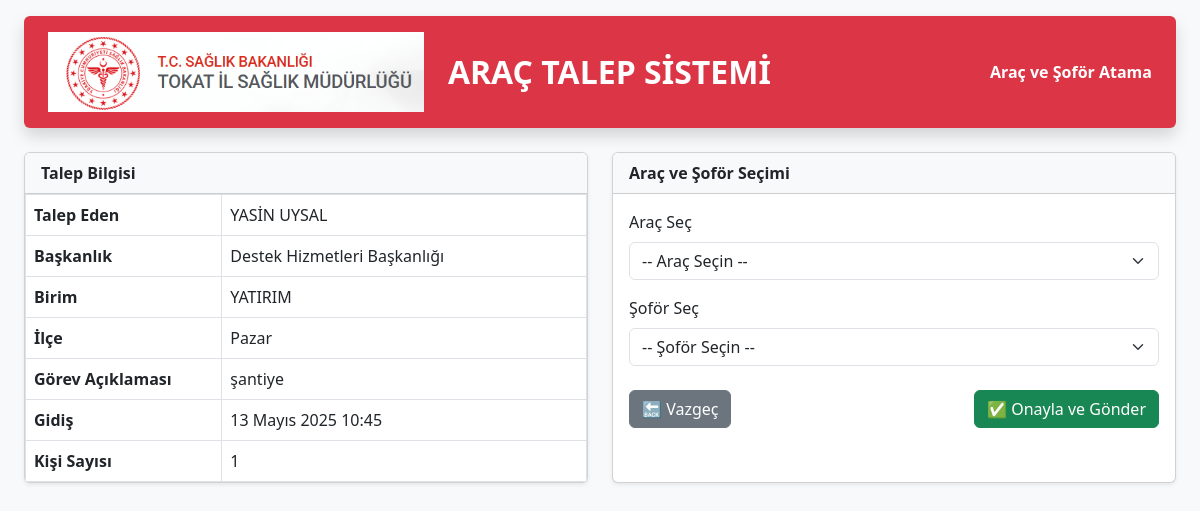
The app's page /bas_sofor/onayla/89/ (signed in) with its own data.
### talep/models.py (models this page shows, shortened)
class AracTalep(models.Model):
    BASKANLIK_SECENEKLERI = [
        ('SHB', 'Sağlık Hizmetleri Başkanlığı'),
        ('DHB', 'Destek Hizmetleri Başkanlığı'),
        ('HSB', 'Halk Sağlığı Başkanlığı'),
        ('KHB', 'Kamu Hastaneleri Başkanlığı'),
        ('MB', 'Müdürlük Bünyesi'),
    ]
    talep_eden = models.ForeignKey(User, on_delete=models.CASCADE)
    baskanlik = models.CharField(max_length=50, choices=BASKANLIK_SECENEKLERI)
    birim = models.CharField(max_length=100)
    gorev_aciklamasi = models.TextField()
    kisi_sayisi = models.PositiveIntegerField()
    gidilecek_ilce = models.CharField(max_length=100, default="Belirtilmedi")
    gidis_tarihi = models.DateField()
    gidis_saati = models.TimeField()
    talep_tarihi = models.DateTimeField(auto_now_add=True)
    talep_eden_adsoyad = models.CharField(max_length=100, blank=True, null=True)

### talep/views.py (the view, shortened to what this page needs)
# urls.py: path('bas_sofor/onayla/<int:talep_id>/', views.bas_sofor_onayla, name='bas_sofor_onayla'),
@login_required
def bas_sofor_onayla(request, talep_id):
    talep = get_object_or_404(
        AracTalep.objects.select_related('talep_eden'),
        id=talep_id
    )
    varis_saatleri = []
    start = time(8, 0)
    end = time(18, 0)
    current = datetime.combine(date.today(), start)
    while current.time() <= end:
        varis_saatleri.append(current.time().strftime("%H:%M"))
        current += timedelta(minutes=15)
    araclar = uygun_araclari_getir(talep.gidis_tarihi)
    soforler = uygun_soforleri_getir(talep.gidis_tarihi)
    ek_kisiler = talep.ek_kisiler.all()
    return render(request, 'talep/bas_sofor_onayla.html', {
        'talep': talep,
        'araclar': araclar,
        'soforler': soforler,
        'ek_kisiler': ek_kisiler,
        'varis_saatleri': varis_saatleri,
    })

### talep/views.py (called while the page is built)
def uygun_araclari_getir(tarih):
    atanan_araclar = TalepOnay.objects.filter(
        talep__gidis_tarihi=tarih,
        durum__in=['bekliyor', 'onaylandi'],
        arac__isnull=False
    ).values_list('arac_id', flat=True)
    return Arac.objects.exclude(id__in=atanan_araclar)

def uygun_soforleri_getir(tarih):
    atanan_soforler = TalepOnay.objects.filter(
        talep__gidis_tarihi=tarih,
        durum__in=['bekliyor', 'onaylandi'],
        sofor__isnull=False
    ).values_list('sofor_id', flat=True)
    return Sofor.objects.exclude(id__in=atanan_soforler)

### talep/templates/talep/bas_sofor_onayla.html (shortened to what this page needs)
{% load static %}
<!DOCTYPE html>
<html lang="tr">
<head>
    <link href="https://cdn.jsdelivr.net/npm/bootstrap@5.3.0/dist/css/bootstrap.min.css" rel="stylesheet">
</head>
<body class="bg-light">
<div class="container-fluid px-4 py-3" style="max-width: 1350px;">
    <div class="bg-danger text-white py-3 px-4 rounded shadow mb-4 d-flex align-items-center justify-content-between">
        <div class="d-flex align-items-center">
            <img src="{% static 'talep/logo.png' %}" alt="Logo" style="height: 80px;" class="me-4">
            <h2 class="mb-0 fw-bold">ARAÇ TALEP SİSTEMİ</h2>
        </div>
        <span class="fw-semibold">Araç ve Şoför Atama</span>
    </div>
    <div class="row g-4">
        <div class="col-lg-6">
            <div class="card shadow-sm h-100">
                <div class="card-header bg-light fw-semibold">Talep Bilgisi</div>
                <div class="card-body p-0">
                    <table class="table table-bordered table-hover mb-0">
                        <tr><th>Talep Eden</th><td>{{ talep.talep_eden_adsoyad }}</td></tr>
                        <tr><th>Başkanlık</th><td>{{ talep.get_baskanlik_display }}</td></tr>
                        <tr><th>Birim</th><td>{{ talep.birim }}</td></tr>
                        <tr><th>İlçe</th><td>{{ talep.gidilecek_ilce }}</td></tr>
                        <tr><th>Görev Açıklaması</th><td>{{ talep.gorev_aciklamasi }}</td></tr>
                        <tr><th>Gidiş</th><td>{{ talep.gidis_tarihi }} {{ talep.gidis_saati }}</td></tr>
                        <tr><th>Kişi Sayısı</th><td>{{ talep.kisi_sayisi }}</td></tr>
                    </table>
                </div>
            </div>
        </div>
        <div class="col-lg-6">
            <div class="card shadow-sm h-100">
                <div class="card-header bg-light fw-semibold">Araç ve Şoför Seçimi</div>
                <div class="card-body">
                    <form method="post">
                        <div class="mb-3">
                            <label for="id_arac" class="form-label">Araç Seç</label>
                            <select name="arac" id="id_arac" class="form-select" required>
                                <option value="" disabled selected>-- Araç Seçin --</option>
                            </select>
                        </div>
                        <div class="mb-4">
                            <label for="id_sofor" class="form-label">Şoför Seç</label>
                            <select name="sofor" id="id_sofor" class="form-select" required>
                                <option value="" disabled selected>-- Şoför Seçin --</option>
                            </select>
                        </div>
                        <div class="d-flex justify-content-between">
                            <a href="{% url 'bas_sofor_panel' %}" class="btn btn-secondary">🔙 Vazgeç</a>
                            <button type="submit" class="btn btn-success">✅ Onayla ve Gönder</button>
                        </div>
                    </form>
                </div>
            </div>
        </div>
    </div>
</div>
</body>
</html>

### talep/templates/talep/bas_sofor_onayla.html (style rules this page uses)
th { width: 35%; background-color: #f8f9fa; }
td, th { vertical-align: middle !important; }

### records on screen
AracTalep: talep_eden_adsoyad "YASİN UYSAL", baskanlik "Destek Hizmetleri Başkanlığı", birim "YATIRIM", gidilecek_ilce "Pazar", gorev_aciklamasi "şantiye", gidis_tarihi "13 Mayıs 2025", gidis_saati "10:45", kisi_sayisi "1"
